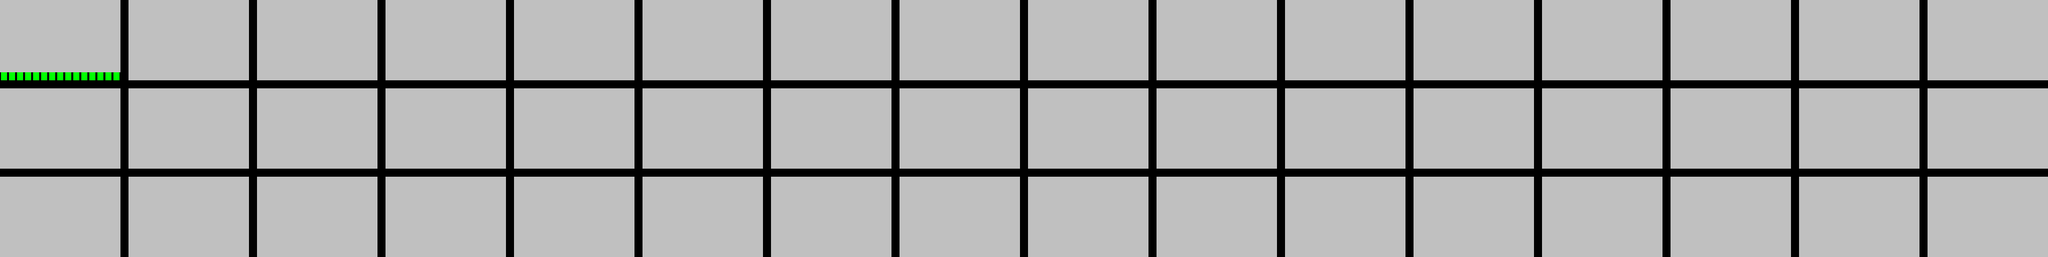

A level layout from a 2D game, rendered from its tile map. Below: a short description, then the map file with tile-grid data replaced by summaries:
An orthogonal 255x32 tile map with 16x16 px tiles, 1 tile layer (map), 2 tilesets and 2 objects.

<map version="1.0" orientation="orthogonal" width="255" height="32" tilewidth="16" tileheight="16">
 <properties>
  <property name="lock" value="15" />
 </properties>
 <tileset firstgid="1" name="work" tilewidth="16" tileheight="16">
  <image source="../gfx/work.png" width="256" height="48" />
 </tileset>
 <tileset firstgid="49" name="sprites" tilewidth="16" tileheight="16">
  <image source="../gfx/sprites.png" width="256" height="32" />
 </tileset>
 <layer name="map" width="255" height="32">
  <data>[8160 cells, 7200 non-empty, 2 distinct tile ids]</data>
 </layer>
 <objectgroup name="enems" width="255" height="32">
  <object gid="69" x="64" y="144" />
  <object gid="71" x="160" y="144" />
 </objectgroup>
</map>
